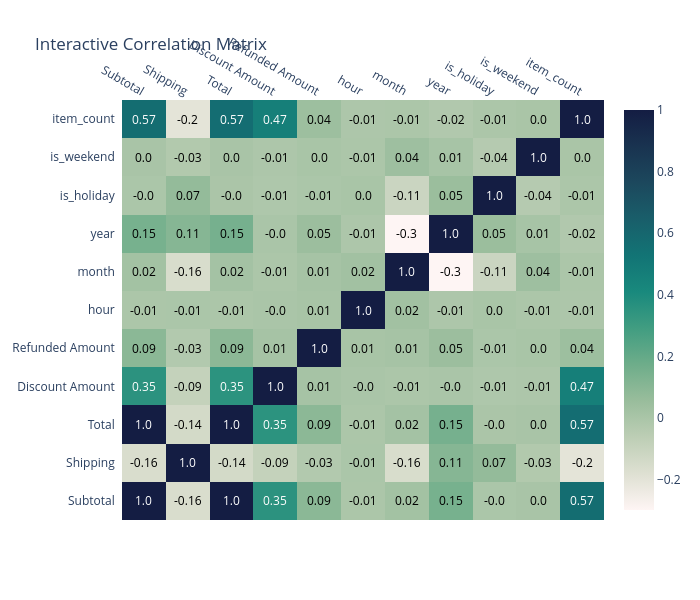

Notebook code cell kept with this figure:
### Code cell
fig = ff.create_annotated_heatmap(
    z=corr.values, 
    x=list(corr.columns), 
    y=list(corr.index), 
    annotation_text=corr.round(2).values, 
    colorscale="tempo",
    showscale=True
)

fig.update_layout(title="Interactive Correlation Matrix", height=600, width=700)

fig.show()

### Figure 1 — Plotly figure (JSON) as saved in the notebook; plotly's stock layout.template omitted (floating-point values rounded to 4 significant figures)
{"data": [{"colorscale": [[0, "rgb(254, 245, 244)"], [0.09091, "rgb(222, 224, 210)"], [0.1818, "rgb(189, 206, 181)"], [0.2727, "rgb(153, 189, 156)"], [0.3636, "rgb(110, 173, 138)"], [0.4545, "rgb(65, 157, 129)"], [0.5455, "rgb(25, 137, 125)"], [0.6364, "rgb(18, 116, 117)"], [0.7273, "rgb(25, 94, 106)"], [0.8182, "rgb(28, 72, 93)"], [0.9091, "rgb(25, 51, 80)"], [1, "rgb(20, 29, 67)"]], "reversescale": false, "showscale": true, "type": "heatmap", "x": ["Subtotal", "Shipping", "Total", "Discount Amount", "Refunded Amount", "hour", "month", "year", "is_holiday", "is_weekend", "item_count"], "y": ["Subtotal", "Shipping", "Total", "Discount Amount", "Refunded Amount", "hour", "month", "year", "is_holiday", "is_weekend", "item_count"], "z": [[1.0, -0.1615, 0.9998, 0.3534, 0.09232, -0.007578, 0.02261, 0.1472, -0.004922, 0.004195, 0.5675], [-0.1615, 1.0, -0.1407, -0.08856, -0.02818, -0.00514, -0.1584, 0.108, 0.06756, -0.02548, -0.2032], [0.9998, -0.1407, 1.0, 0.3526, 0.09201, -0.007727, 0.01913, 0.1501, -0.003448, 0.003489, 0.565], [0.3534, -0.08856, 0.3526, 1.0, 0.0122, -0.001019, -0.007359, -0.0006219, -0.014, -0.01021, 0.4668], [0.09232, -0.02818, 0.09201, 0.0122, 1.0, 0.005699, 0.01402, 0.04602, -0.005191, 0.002143, 0.04209], [-0.007578, -0.00514, -0.007727, -0.001019, 0.005699, 1.0, 0.02459, -0.009068, 0.002387, -0.005832, -0.0103], [0.02261, -0.1584, 0.01913, -0.007359, 0.01402, 0.02459, 1.0, -0.2992, -0.1112, 0.03843, -0.00664], [0.1472, 0.108, 0.1501, -0.0006219, 0.04602, -0.009068, -0.2992, 1.0, 0.05009, 0.0096, -0.02437], [-0.004922, 0.06756, -0.003448, -0.014, -0.005191, 0.002387, -0.1112, 0.05009, 1.0, -0.03812, -0.006301], [0.004195, -0.02548, 0.003489, -0.01021, 0.002143, -0.005832, 0.03843, 0.0096, -0.03812, 1.0, 0.0009302], [0.5675, -0.2032, 0.565, 0.4668, 0.04209, -0.0103, -0.00664, -0.02437, -0.006301, 0.0009302, 1.0]]}], "layout": {"annotations": [{"font": {"color": "#FFFFFF"}, "showarrow": false, "text": "1.0", "x": "Subtotal", "xref": "x", "y": "Subtotal", "yref": "y"}, {"font": {"color": "#000000"}, "showarrow": false, "text": "-0.16", "x": "Shipping", "xref": "x", "y": "Subtotal", "yref": "y"}, {"font": {"color": "#FFFFFF"}, "showarrow": false, "text": "1.0", "x": "Total", "xref": "x", "y": "Subtotal", "yref": "y"}, {"font": {"color": "#FFFFFF"}, "showarrow": false, "text": "0.35", "x": "Discount Amount", "xref": "x", "y": "Subtotal", "yref": "y"}, {"font": {"color": "#000000"}, "showarrow": false, "text": "0.09", "x": "Refunded Amount", "xref": "x", "y": "Subtotal", "yref": "y"}, {"font": {"color": "#000000"}, "showarrow": false, "text": "-0.01", "x": "hour", "xref": "x", "y": "Subtotal", "yref": "y"}, {"font": {"color": "#000000"}, "showarrow": false, "text": "0.02", "x": "month", "xref": "x", "y": "Subtotal", "yref": "y"}, {"font": {"color": "#000000"}, "showarrow": false, "text": "0.15", "x": "year", "xref": "x", "y": "Subtotal", "yref": "y"}, {"font": {"color": "#000000"}, "showarrow": false, "text": "-0.0", "x": "is_holiday", "xref": "x", "y": "Subtotal", "yref": "y"}, {"font": {"color": "#000000"}, "showarrow": false, "text": "0.0", "x": "is_weekend", "xref": "x", "y": "Subtotal", "yref": "y"}, {"font": {"color": "#FFFFFF"}, "showarrow": false, "text": "0.57", "x": "item_count", "xref": "x", "y": "Subtotal", "yref": "y"}, {"font": {"color": "#000000"}, "showarrow": false, "text": "-0.16", "x": "Subtotal", "xref": "x", "y": "Shipping", "yref": "y"}, {"font": {"color": "#FFFFFF"}, "showarrow": false, "text": "1.0", "x": "Shipping", "xref": "x", "y": "Shipping", "yref": "y"}, {"font": {"color": "#000000"}, "showarrow": false, "text": "-0.14", "x": "Total", "xref": "x", "y": "Shipping", "yref": "y"}, {"font": {"color": "#000000"}, "showarrow": false, "text": "-0.09", "x": "Discount Amount", "xref": "x", "y": "Shipping", "yref": "y"}, {"font": {"color": "#000000"}, "showarrow": false, "text": "-0.03", "x": "Refunded Amount", "xref": "x", "y": "Shipping", "yref": "y"}, {"font": {"color": "#000000"}, "showarrow": false, "text": "-0.01", "x": "hour", "xref": "x", "y": "Shipping", "yref": "y"}, {"font": {"color": "#000000"}, "showarrow": false, "text": "-0.16", "x": "month", "xref": "x", "y": "Shipping", "yref": "y"}, {"font": {"color": "#000000"}, "showarrow": false, "text": "0.11", "x": "year", "xref": "x", "y": "Shipping", "yref": "y"}, {"font": {"color": "#000000"}, "showarrow": false, "text": "0.07", "x": "is_holiday", "xref": "x", "y": "Shipping", "yref": "y"}, {"font": {"color": "#000000"}, "showarrow": false, "text": "-0.03", "x": "is_weekend", "xref": "x", "y": "Shipping", "yref": "y"}, {"font": {"color": "#000000"}, "showarrow": false, "text": "-0.2", "x": "item_count", "xref": "x", "y": "Shipping", "yref": "y"}, {"font": {"color": "#FFFFFF"}, "showarrow": false, "text": "1.0", "x": "Subtotal", "xref": "x", "y": "Total", "yref": "y"}, {"font": {"color": "#000000"}, "showarrow": false, "text": "-0.14", "x": "Shipping", "xref": "x", "y": "Total", "yref": "y"}, {"font": {"color": "#FFFFFF"}, "showarrow": false, "text": "1.0", "x": "Total", "xref": "x", "y": "Total", "yref": "y"}, {"font": {"color": "#FFFFFF"}, "showarrow": false, "text": "0.35", "x": "Discount Amount", "xref": "x", "y": "Total", "yref": "y"}, {"font": {"color": "#000000"}, "showarrow": false, "text": "0.09", "x": "Refunded Amount", "xref": "x", "y": "Total", "yref": "y"}, {"font": {"color": "#000000"}, "showarrow": false, "text": "-0.01", "x": "hour", "xref": "x", "y": "Total", "yref": "y"}, {"font": {"color": "#000000"}, "showarrow": false, "text": "0.02", "x": "month", "xref": "x", "y": "Total", "yref": "y"}, {"font": {"color": "#000000"}, "showarrow": false, "text": "0.15", "x": "year", "xref": "x", "y": "Total", "yref": "y"}, {"font": {"color": "#000000"}, "showarrow": false, "text": "-0.0", "x": "is_holiday", "xref": "x", "y": "Total", "yref": "y"}, {"font": {"color": "#000000"}, "showarrow": false, "text": "0.0", "x": "is_weekend", "xref": "x", "y": "Total", "yref": "y"}, {"font": {"color": "#FFFFFF"}, "showarrow": false, "text": "0.57", "x": "item_count", "xref": "x", "y": "Total", "yref": "y"}, {"font": {"color": "#FFFFFF"}, "showarrow": false, "text": "0.35", "x": "Subtotal", "xref": "x", "y": "Discount Amount", "yref": "y"}, {"font": {"color": "#000000"}, "showarrow": false, "text": "-0.09", "x": "Shipping", "xref": "x", "y": "Discount Amount", "yref": "y"}, {"font": {"color": "#FFFFFF"}, "showarrow": false, "text": "0.35", "x": "Total", "xref": "x", "y": "Discount Amount", "yref": "y"}, {"font": {"color": "#FFFFFF"}, "showarrow": false, "text": "1.0", "x": "Discount Amount", "xref": "x", "y": "Discount Amount", "yref": "y"}, {"font": {"color": "#000000"}, "showarrow": false, "text": "0.01", "x": "Refunded Amount", "xref": "x", "y": "Discount Amount", "yref": "y"}, {"font": {"color": "#000000"}, "showarrow": false, "text": "-0.0", "x": "hour", "xref": "x", "y": "Discount Amount", "yref": "y"}, {"font": {"color": "#000000"}, "showarrow": false, "text": "-0.01", "x": "month", "xref": "x", "y": "Discount Amount", "yref": "y"}, {"font": {"color": "#000000"}, "showarrow": false, "text": "-0.0", "x": "year", "xref": "x", "y": "Discount Amount", "yref": "y"}, {"font": {"color": "#000000"}, "showarrow": false, "text": "-0.01", "x": "is_holiday", "xref": "x", "y": "Discount Amount", "yref": "y"}, {"font": {"color": "#000000"}, "showarrow": false, "text": "-0.01", "x": "is_weekend", "xref": "x", "y": "Discount Amount", "yref": "y"}, {"font": {"color": "#FFFFFF"}, "showarrow": false, "text": "0.47", "x": "item_count", "xref": "x", "y": "Discount Amount", "yref": "y"}, {"font": {"color": "#000000"}, "showarrow": false, "text": "0.09", "x": "Subtotal", "xref": "x", "y": "Refunded Amount", "yref": "y"}, {"font": {"color": "#000000"}, "showarrow": false, "text": "-0.03", "x": "Shipping", "xref": "x", "y": "Refunded Amount", "yref": "y"}, {"font": {"color": "#000000"}, "showarrow": false, "text": "0.09", "x": "Total", "xref": "x", "y": "Refunded Amount", "yref": "y"}, {"font": {"color": "#000000"}, "showarrow": false, "text": "0.01", "x": "Discount Amount", "xref": "x", "y": "Refunded Amount", "yref": "y"}, {"font": {"color": "#FFFFFF"}, "showarrow": false, "text": "1.0", "x": "Refunded Amount", "xref": "x", "y": "Refunded Amount", "yref": "y"}, {"font": {"color": "#000000"}, "showarrow": false, "text": "0.01", "x": "hour", "xref": "x", "y": "Refunded Amount", "yref": "y"}, {"font": {"color": "#000000"}, "showarrow": false, "text": "0.01", "x": "month", "xref": "x", "y": "Refunded Amount", "yref": "y"}, {"font": {"color": "#000000"}, "showarrow": false, "text": "0.05", "x": "year", "xref": "x", "y": "Refunded Amount", "yref": "y"}, {"font": {"color": "#000000"}, "showarrow": false, "text": "-0.01", "x": "is_holiday", "xref": "x", "y": "Refunded Amount", "yref": "y"}, {"font": {"color": "#000000"}, "showarrow": false, "text": "0.0", "x": "is_weekend", "xref": "x", "y": "Refunded Amount", "yref": "y"}, {"font": {"color": "#000000"}, "showarrow": false, "text": "0.04", "x": "item_count", "xref": "x", "y": "Refunded Amount", "yref": "y"}, {"font": {"color": "#000000"}, "showarrow": false, "text": "-0.01", "x": "Subtotal", "xref": "x", "y": "hour", "yref": "y"}, {"font": {"color": "#000000"}, "showarrow": false, "text": "-0.01", "x": "Shipping", "xref": "x", "y": "hour", "yref": "y"}, {"font": {"color": "#000000"}, "showarrow": false, "text": "-0.01", "x": "Total", "xref": "x", "y": "hour", "yref": "y"}, {"font": {"color": "#000000"}, "showarrow": false, "text": "-0.0", "x": "Discount Amount", "xref": "x", "y": "hour", "yref": "y"}, {"font": {"color": "#000000"}, "showarrow": false, "text": "0.01", "x": "Refunded Amount", "xref": "x", "y": "hour", "yref": "y"}, {"font": {"color": "#FFFFFF"}, "showarrow": false, "text": "1.0", "x": "hour", "xref": "x", "y": "hour", "yref": "y"}, {"font": {"color": "#000000"}, "showarrow": false, "text": "0.02", "x": "month", "xref": "x", "y": "hour", "yref": "y"}, {"font": {"color": "#000000"}, "showarrow": false, "text": "-0.01", "x": "year", "xref": "x", "y": "hour", "yref": "y"}, {"font": {"color": "#000000"}, "showarrow": false, "text": "0.0", "x": "is_holiday", "xref": "x", "y": "hour", "yref": "y"}, {"font": {"color": "#000000"}, "showarrow": false, "text": "-0.01", "x": "is_weekend", "xref": "x", "y": "hour", "yref": "y"}, {"font": {"color": "#000000"}, "showarrow": false, "text": "-0.01", "x": "item_count", "xref": "x", "y": "hour", "yref": "y"}, {"font": {"color": "#000000"}, "showarrow": false, "text": "0.02", "x": "Subtotal", "xref": "x", "y": "month", "yref": "y"}, {"font": {"color": "#000000"}, "showarrow": false, "text": "-0.16", "x": "Shipping", "xref": "x", "y": "month", "yref": "y"}, {"font": {"color": "#000000"}, "showarrow": false, "text": "0.02", "x": "Total", "xref": "x", "y": "month", "yref": "y"}, {"font": {"color": "#000000"}, "showarrow": false, "text": "-0.01", "x": "Discount Amount", "xref": "x", "y": "month", "yref": "y"}, {"font": {"color": "#000000"}, "showarrow": false, "text": "0.01", "x": "Refunded Amount", "xref": "x", "y": "month", "yref": "y"}, {"font": {"color": "#000000"}, "showarrow": false, "text": "0.02", "x": "hour", "xref": "x", "y": "month", "yref": "y"}, {"font": {"color": "#FFFFFF"}, "showarrow": false, "text": "1.0", "x": "month", "xref": "x", "y": "month", "yref": "y"}, {"font": {"color": "#000000"}, "showarrow": false, "text": "-0.3", "x": "year", "xref": "x", "y": "month", "yref": "y"}, {"font": {"color": "#000000"}, "showarrow": false, "text": "-0.11", "x": "is_holiday", "xref": "x", "y": "month", "yref": "y"}, {"font": {"color": "#000000"}, "showarrow": false, "text": "0.04", "x": "is_weekend", "xref": "x", "y": "month", "yref": "y"}, {"font": {"color": "#000000"}, "showarrow": false, "text": "-0.01", "x": "item_count", "xref": "x", "y": "month", "yref": "y"}, {"font": {"color": "#000000"}, "showarrow": false, "text": "0.15", "x": "Subtotal", "xref": "x", "y": "year", "yref": "y"}, {"font": {"color": "#000000"}, "showarrow": false, "text": "0.11", "x": "Shipping", "xref": "x", "y": "year", "yref": "y"}, {"font": {"color": "#000000"}, "showarrow": false, "text": "0.15", "x": "Total", "xref": "x", "y": "year", "yref": "y"}, {"font": {"color": "#000000"}, "showarrow": false, "text": "-0.0", "x": "Discount Amount", "xref": "x", "y": "year", "yref": "y"}, {"font": {"color": "#000000"}, "showarrow": false, "text": "0.05", "x": "Refunded Amount", "xref": "x", "y": "year", "yref": "y"}, {"font": {"color": "#000000"}, "showarrow": false, "text": "-0.01", "x": "hour", "xref": "x", "y": "year", "yref": "y"}, {"font": {"color": "#000000"}, "showarrow": false, "text": "-0.3", "x": "month", "xref": "x", "y": "year", "yref": "y"}, {"font": {"color": "#FFFFFF"}, "showarrow": false, "text": "1.0", "x": "year", "xref": "x", "y": "year", "yref": "y"}, {"font": {"color": "#000000"}, "showarrow": false, "text": "0.05", "x": "is_holiday", "xref": "x", "y": "year", "yref": "y"}, {"font": {"color": "#000000"}, "showarrow": false, "text": "0.01", "x": "is_weekend", "xref": "x", "y": "year", "yref": "y"}, {"font": {"color": "#000000"}, "showarrow": false, "text": "-0.02", "x": "item_count", "xref": "x", "y": "year", "yref": "y"}, {"font": {"color": "#000000"}, "showarrow": false, "text": "-0.0", "x": "Subtotal", "xref": "x", "y": "is_holiday", "yref": "y"}, {"font": {"color": "#000000"}, "showarrow": false, "text": "0.07", "x": "Shipping", "xref": "x", "y": "is_holiday", "yref": "y"}, {"font": {"color": "#000000"}, "showarrow": false, "text": "-0.0", "x": "Total", "xref": "x", "y": "is_holiday", "yref": "y"}, {"font": {"color": "#000000"}, "showarrow": false, "text": "-0.01", "x": "Discount Amount", "xref": "x", "y": "is_holiday", "yref": "y"}, {"font": {"color": "#000000"}, "showarrow": false, "text": "-0.01", "x": "Refunded Amount", "xref": "x", "y": "is_holiday", "yref": "y"}, {"font": {"color": "#000000"}, "showarrow": false, "text": "0.0", "x": "hour", "xref": "x", "y": "is_holiday", "yref": "y"}, {"font": {"color": "#000000"}, "showarrow": false, "text": "-0.11", "x": "month", "xref": "x", "y": "is_holiday", "yref": "y"}, {"font": {"color": "#000000"}, "showarrow": false, "text": "0.05", "x": "year", "xref": "x", "y": "is_holiday", "yref": "y"}, {"font": {"color": "#FFFFFF"}, "showarrow": false, "text": "1.0", "x": "is_holiday", "xref": "x", "y": "is_holiday", "yref": "y"}, {"font": {"color": "#000000"}, "showarrow": false, "text": "-0.04", "x": "is_weekend", "xref": "x", "y": "is_holiday", "yref": "y"}, {"font": {"color": "#000000"}, "showarrow": false, "text": "-0.01", "x": "item_count", "xref": "x", "y": "is_holiday", "yref": "y"}, {"font": {"color": "#000000"}, "showarrow": false, "text": "0.0", "x": "Subtotal", "xref": "x", "y": "is_weekend", "yref": "y"}, {"font": {"color": "#000000"}, "showarrow": false, "text": "-0.03", "x": "Shipping", "xref": "x", "y": "is_weekend", "yref": "y"}, {"font": {"color": "#000000"}, "showarrow": false, "text": "0.0", "x": "Total", "xref": "x", "y": "is_weekend", "yref": "y"}, {"font": {"color": "#000000"}, "showarrow": false, "text": "-0.01", "x": "Discount Amount", "xref": "x", "y": "is_weekend", "yref": "y"}, {"font": {"color": "#000000"}, "showarrow": false, "text": "0.0", "x": "Refunded Amount", "xref": "x", "y": "is_weekend", "yref": "y"}, {"font": {"color": "#000000"}, "showarrow": false, "text": "-0.01", "x": "hour", "xref": "x", "y": "is_weekend", "yref": "y"}, {"font": {"color": "#000000"}, "showarrow": false, "text": "0.04", "x": "month", "xref": "x", "y": "is_weekend", "yref": "y"}, {"font": {"color": "#000000"}, "showarrow": false, "text": "0.01", "x": "year", "xref": "x", "y": "is_weekend", "yref": "y"}, {"font": {"color": "#000000"}, "showarrow": false, "text": "-0.04", "x": "is_holiday", "xref": "x", "y": "is_weekend", "yref": "y"}, {"font": {"color": "#FFFFFF"}, "showarrow": false, "text": "1.0", "x": "is_weekend", "xref": "x", "y": "is_weekend", "yref": "y"}, {"font": {"color": "#000000"}, "showarrow": false, "text": "0.0", "x": "item_count", "xref": "x", "y": "is_weekend", "yref": "y"}, {"font": {"color": "#FFFFFF"}, "showarrow": false, "text": "0.57", "x": "Subtotal", "xref": "x", "y": "item_count", "yref": "y"}, {"font": {"color": "#000000"}, "showarrow": false, "text": "-0.2", "x": "Shipping", "xref": "x", "y": "item_count", "yref": "y"}, {"font": {"color": "#FFFFFF"}, "showarrow": false, "text": "0.57", "x": "Total", "xref": "x", "y": "item_count", "yref": "y"}, {"font": {"color": "#FFFFFF"}, "showarrow": false, "text": "0.47", "x": "Discount Amount", "xref": "x", "y": "item_count", "yref": "y"}, {"font": {"color": "#000000"}, "showarrow": false, "text": "0.04", "x": "Refunded Amount", "xref": "x", "y": "item_count", "yref": "y"}, {"font": {"color": "#000000"}, "showarrow": false, "text": "-0.01", "x": "hour", "xref": "x", "y": "item_count", "yref": "y"}, {"font": {"color": "#000000"}, "showarrow": false, "text": "-0.01", "x": "month", "xref": "x", "y": "item_count", "yref": "y"}, {"font": {"color": "#000000"}, "showarrow": false, "text": "-0.02", "x": "year", "xref": "x", "y": "item_count", "yref": "y"}, {"font": {"color": "#000000"}, "showarrow": false, "text": "-0.01", "x": "is_holiday", "xref": "x", "y": "item_count", "yref": "y"}, {"font": {"color": "#000000"}, "showarrow": false, "text": "0.0", "x": "is_weekend", "xref": "x", "y": "item_count", "yref": "y"}, {"font": {"color": "#FFFFFF"}, "showarrow": false, "text": "1.0", "x": "item_count", "xref": "x", "y": "item_count", "yref": "y"}], "height": 600, "title": {"text": "Interactive Correlation Matrix"}, "width": 700, "xaxis": {"dtick": 1, "gridcolor": "rgb(0, 0, 0)", "side": "top", "ticks": ""}, "yaxis": {"dtick": 1, "ticks": "", "ticksuffix": "  "}}}
